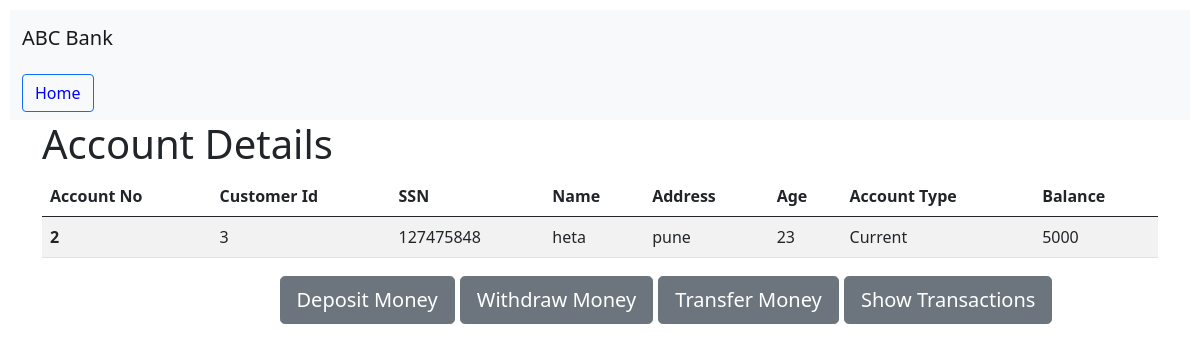
The app's page /showIndividualAccount/2 with its own data.
### app.py (models this page shows)
class Account(db.Model):
    customer_id = db.Column(db.Integer,db.ForeignKey('customer.customer_id'))
    account_id = db.Column(db.Integer,primary_key=True)
    account_type = db.Column(db.String(10),nullable=False)
    balance = db.Column(db.Integer,nullable=False)

class Customer(db.Model):
    ssn = db.Column(db.Integer,nullable=False)
    customer_id = db.Column(db.Integer,primary_key=True)
    name = db.Column(db.String(25),nullable=False)
    address= db.Column(db.String(100),nullable=False)
    age = db.Column(db.Integer,nullable=False)
    accounts = db.relationship('Account',backref='owner')

### app.py (the view)
@app.route('/showIndividualAccount/<int:account_id>',methods=['GET','POST'])
def showIndividualAccount(account_id):
    account_id = account_id
    account = Account.query.get_or_404(account_id)
    customer = Customer.query.get_or_404(account.customer_id)
    return render_template('showIndividualAccount.html',account = account,customer=customer)

### templates/showIndividualAccount.html (shortened to what this page needs)
{%extends 'base.html'%}  {%block body%}
<nav class="navbar navbar-light bg-light">
  <div class="container-fluid">
    <form class="d-flex">
      <button class="btn btn-outline-primary" type="submit">
        <a href="/CashierDashboard" style="text-decoration: none; color: blue"
          >Home</a
        >
      </button>
    </form>
  </div>
</nav>
<div class="container">
  <h1>Account Details</h1>
  <table class="table table-striped table-hover">
    <thead>
      <tr>
        <th scope="col">Account No</th>
        <th scope="col">Customer Id</th>
        <th scope="col">SSN</th>
        <th scope="col">Name</th>
        <th scope="col">Address</th>
        <th scope="col">Age</th>
        <th scope="col">Account Type</th>
        <th scope="col">Balance</th>
      </tr>
    </thead>
    <tbody>
      <tr>
        <th scope="row">
          {{account.account_id}}
        </th>
    <td>{{account.customer_id}}</td>
    <td>{{customer.ssn}}</td>
    <td>{{customer.name}}</td>
    <td>{{customer.address}}</td>
    <td>{{customer.age}}</td>
    <td>{{account.account_type}}</td>
    <td>{{account.balance}}</td>
      </tr>
      </tbody>
  </table>
<div class="row">
  <div class="col"></div>
  <div class="col-7">
    <h2>
      <span class="navbar-brand mb-0">
        <button type="button" class="btn btn-secondary btn-lg">
          <a href="/depositMoney/{{account.account_id}}" style="text-decoration: none; color: white"
            >Deposit Money</a
          >
        </button>
        <button type="button" class="btn btn-secondary btn-lg">
          <a href="/withdrawMoney/{{account.account_id}}" style="text-decoration: none; color: white"
            >Withdraw Money</a
          >
        </button>
      <button type="button" class="btn btn-secondary btn-lg">
        <a href="/transferMoney/{{account.account_id}}" style="text-decoration: none; color: white"
          >Transfer Money</a
        >
      </button>
    <button type="button" class="btn btn-secondary btn-lg">
      <a href="/showTransaction/{{account.account_id}}" style="text-decoration: none; color: white"
        >Show Transactions</a
      >
    </button>
      </span>
    </h2>
  </div>
  <div class="col"></div>
</div>
</div>
{%endblock%}

### records on screen
Account: account_id "2", customer_id "3", account_type "Current", balance "5000"
Customer: ssn "127475848", name "heta", address "pune", age "23"
